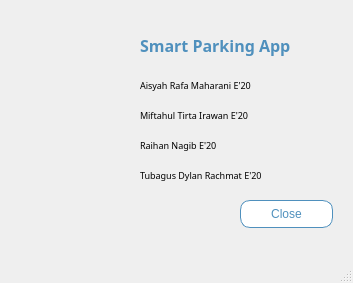
<?xml version="1.0" encoding="UTF-8"?>
<ui version="4.0">
 <class>CreditWindow</class>
 <widget class="QMainWindow" name="CreditWindow">
  <property name="geometry">
   <rect>
    <x>0</x>
    <y>0</y>
    <width>353</width>
    <height>283</height>
   </rect>
  </property>
  <property name="windowTitle">
   <string>Credits</string>
  </property>
  <property name="styleSheet">
   <string notr="true"/>
  </property>
  <widget class="QWidget" name="centralwidget">
   <widget class="QLabel" name="label">
    <property name="geometry">
     <rect>
      <x>140</x>
      <y>20</y>
      <width>331</width>
      <height>51</height>
     </rect>
    </property>
    <property name="font">
     <font>
      <family>Lucida Sans</family>
      <pointsize>12</pointsize>
      <weight>75</weight>
      <bold>true</bold>
     </font>
    </property>
    <property name="styleSheet">
     <string notr="true">color: #4F90BD;</string>
    </property>
    <property name="text">
     <string>Smart Parking App</string>
    </property>
   </widget>
   <widget class="QLabel" name="label_2">
    <property name="geometry">
     <rect>
      <x>140</x>
      <y>100</y>
      <width>311</width>
      <height>31</height>
     </rect>
    </property>
    <property name="font">
     <font>
      <family>Lucida Sans</family>
      <pointsize>7</pointsize>
     </font>
    </property>
    <property name="text">
     <string>Miftahul Tirta Irawan E'20</string>
    </property>
    <property name="scaledContents">
     <bool>false</bool>
    </property>
    <property name="alignment">
     <set>Qt::AlignLeading|Qt::AlignLeft|Qt::AlignVCenter</set>
    </property>
   </widget>
   <widget class="QLabel" name="label_3">
    <property name="geometry">
     <rect>
      <x>140</x>
      <y>70</y>
      <width>301</width>
      <height>31</height>
     </rect>
    </property>
    <property name="font">
     <font>
      <family>Lucida Sans</family>
      <pointsize>7</pointsize>
     </font>
    </property>
    <property name="text">
     <string>Aisyah Rafa Maharani E'20</string>
    </property>
    <property name="scaledContents">
     <bool>false</bool>
    </property>
    <property name="alignment">
     <set>Qt::AlignLeading|Qt::AlignLeft|Qt::AlignVCenter</set>
    </property>
   </widget>
   <widget class="QLabel" name="label_4">
    <property name="geometry">
     <rect>
      <x>140</x>
      <y>160</y>
      <width>341</width>
      <height>31</height>
     </rect>
    </property>
    <property name="font">
     <font>
      <family>Lucida Sans</family>
      <pointsize>7</pointsize>
     </font>
    </property>
    <property name="text">
     <string>Tubagus Dylan Rachmat E'20</string>
    </property>
    <property name="scaledContents">
     <bool>false</bool>
    </property>
    <property name="alignment">
     <set>Qt::AlignLeading|Qt::AlignLeft|Qt::AlignVCenter</set>
    </property>
   </widget>
   <widget class="QLabel" name="label_5">
    <property name="geometry">
     <rect>
      <x>140</x>
      <y>130</y>
      <width>241</width>
      <height>31</height>
     </rect>
    </property>
    <property name="font">
     <font>
      <family>Lucida Sans</family>
      <pointsize>7</pointsize>
     </font>
    </property>
    <property name="text">
     <string>Raihan Nagib E'20</string>
    </property>
    <property name="scaledContents">
     <bool>false</bool>
    </property>
    <property name="alignment">
     <set>Qt::AlignLeading|Qt::AlignLeft|Qt::AlignVCenter</set>
    </property>
   </widget>
   <widget class="QLabel" name="label_7">
    <property name="geometry">
     <rect>
      <x>20</x>
      <y>70</y>
      <width>101</width>
      <height>101</height>
     </rect>
    </property>
    <property name="text">
     <string/>
    </property>
    <property name="pixmap">
     <pixmap>image/gambar.png</pixmap>
    </property>
    <property name="scaledContents">
     <bool>true</bool>
    </property>
   </widget>
   <widget class="QPushButton" name="close_button">
    <property name="geometry">
     <rect>
      <x>240</x>
      <y>200</y>
      <width>93</width>
      <height>28</height>
     </rect>
    </property>
    <property name="styleSheet">
     <string notr="true">QPushButton{
	background-color: white;
	color: #4F90BD;
	border: 1px solid #4F90BD;
	border-radius: 10px;
}

QPushButton:hover{
	background-color: #4F90BD;
	color: white;
	border: 1px solid white;
	border-radius: 10px;
}
</string>
    </property>
    <property name="text">
     <string>Close</string>
    </property>
   </widget>
  </widget>
  <widget class="QMenuBar" name="menubar">
   <property name="geometry">
    <rect>
     <x>0</x>
     <y>0</y>
     <width>353</width>
     <height>26</height>
    </rect>
   </property>
  </widget>
  <widget class="QStatusBar" name="statusbar"/>
 </widget>
 <resources/>
 <connections/>
</ui>
